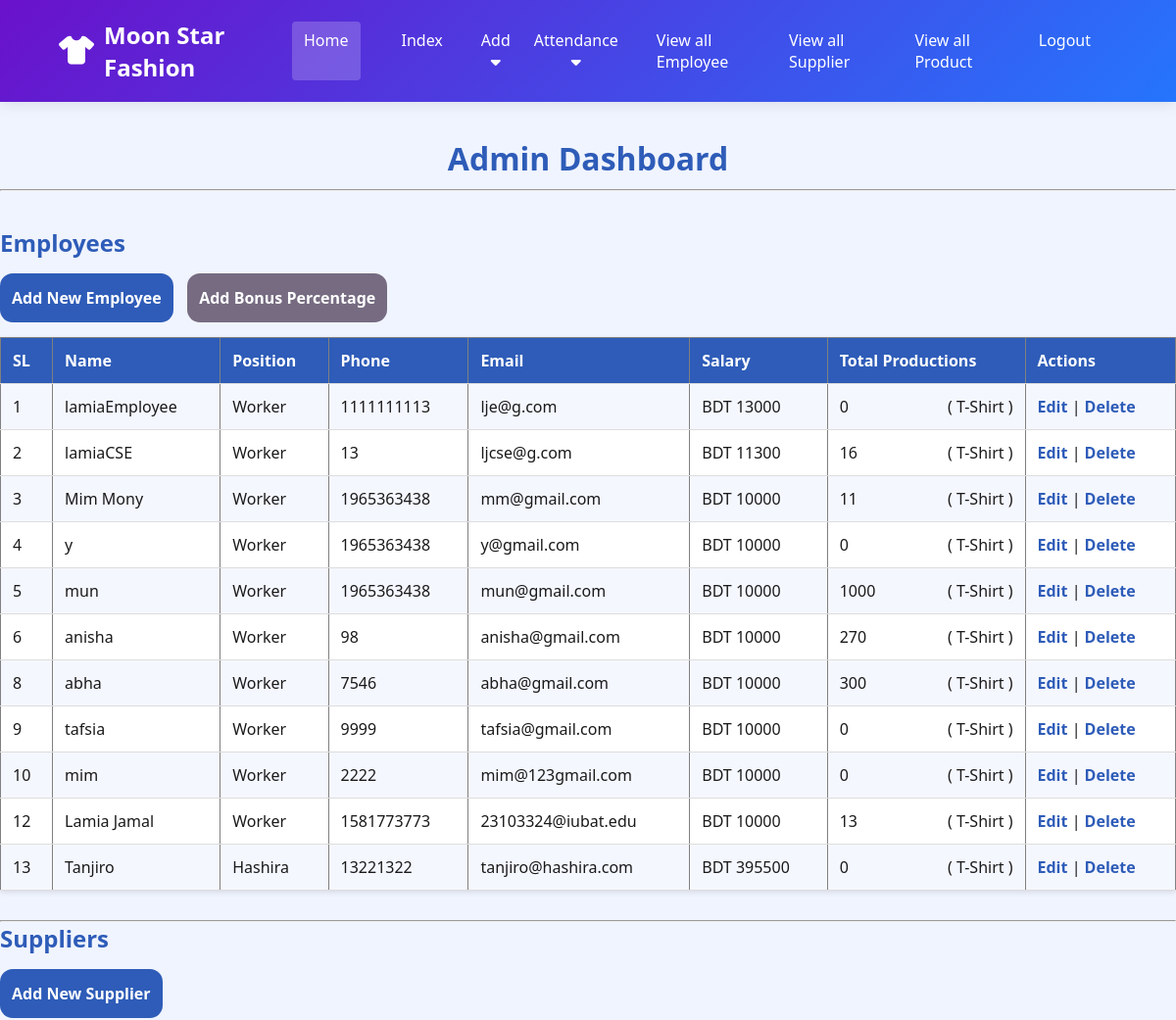
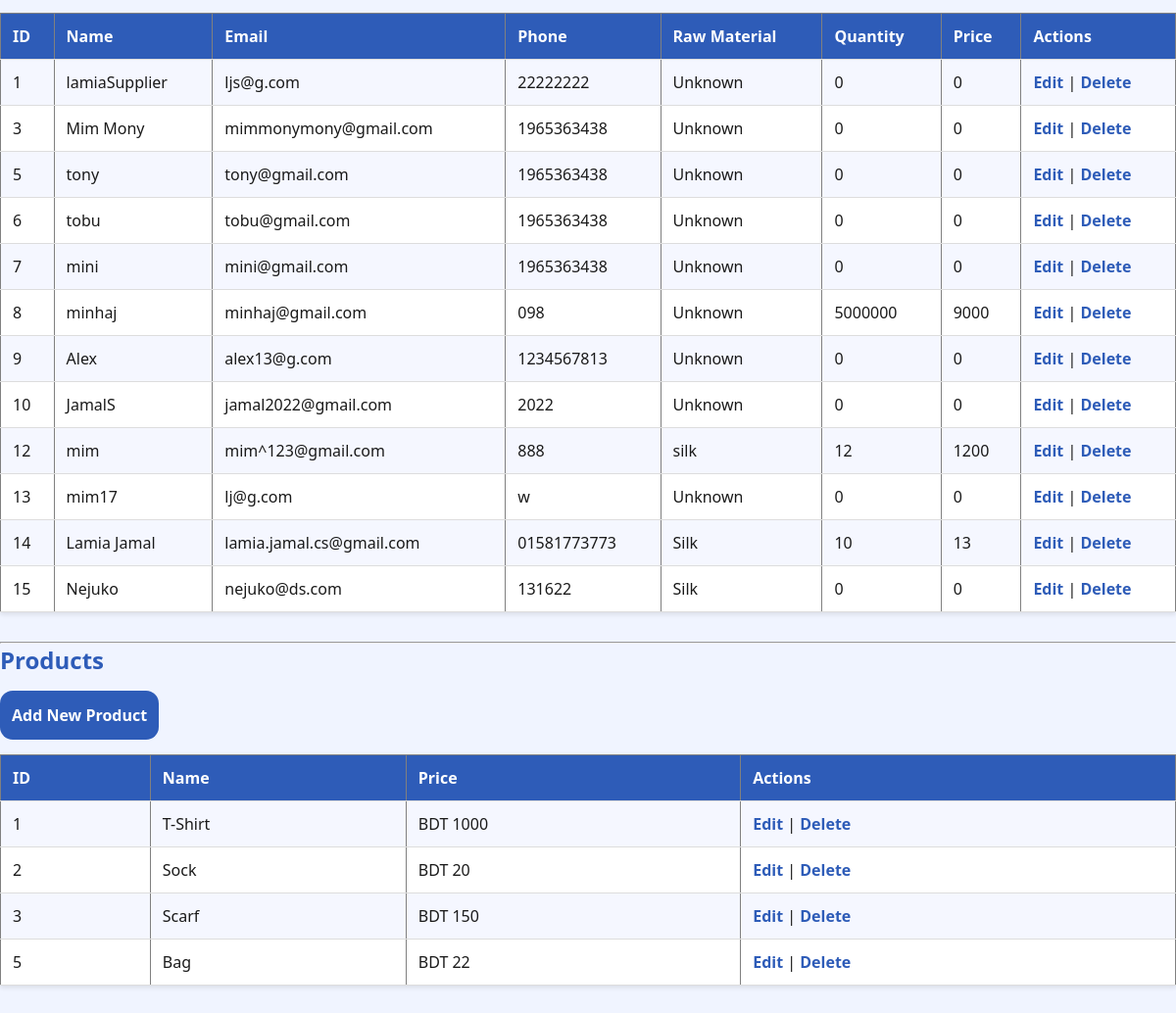
The page /admin-redirect/ (signed in) on the database its author committed (2 pictures, top to bottom).
### fms/models.py (models this page shows)
class Employee(models.Model):
    sl=models.AutoField(primary_key=True,auto_created=True)
    name=models.CharField(max_length=20)
    email=models.EmailField(max_length=20)
    position = models.CharField(max_length=10, default='Worker')
    phone=models.IntegerField()
    salary = models.IntegerField(default=10000)
    password = models.CharField(max_length=128, null=True, blank=True)
    bonus_percentage = models.DecimalField(max_digits=5, decimal_places=2, default=0)

class Product(models.Model):
    sl=models.AutoField(primary_key=True,auto_created=True)
    name=models.CharField(max_length=20)
    price=models.IntegerField(default=1000)

class Supplier(models.Model):
    sl = models.AutoField(primary_key=True)
    name = models.CharField(max_length=50)
    email = models.EmailField(unique=True)
    password = models.CharField(max_length=128, default="changeme123")
    phone = models.CharField(max_length=15)
    address = models.CharField(max_length=255, default="Unknown")
    Raw_Material = models.CharField(default="Unknown", max_length=50)
    Quantity = models.IntegerField(null=True, blank=True, default=0)
    Price = models.IntegerField(default=0)

### fms/views.py (the view)
# urls.py: path('admin-redirect/', views.admin_redirect, name='admin_redirect'),
@login_required(login_url='admin_login')
def admin_redirect(request):
    if request.user.is_authenticated and request.user.is_staff:
        employees = Employee.objects.annotate(total_production=Sum('production__quantity'))
        return render(request, 'employee_list.html', {
            'employees': employees,
            'suppliers': Supplier.objects.all(),
            'products': Product.objects.all()
        })
    return redirect('admin_login')

### fms/templates/employee_list.html (shortened to what this page needs)
<!DOCTYPE html>
<html lang="en">
<head>
    <link rel="stylesheet" href="https://cdnjs.cloudflare.com/ajax/libs/font-awesome/6.4.0/css/all.min.css">
</head>
<body>
    <nav class="navbar">
    <div class="logo">
        <i class="fas fa-tshirt"></i>
        <span>Moon Star Fashion</span>
    </div>
    <div class="nav-links">
        <a href="{% url 'employee_list' %}" class="nav-link active">Home</a>
        <a href="{% url 'index' %}" class="nav-link">Index</a>
        <div class="dropdown">
            <button class="dropbtn">Add <i class="fa fa-caret-down"></i></button>
        </div>
                <div class="dropdown">
            <button class="dropbtn">Attendance <i class="fa fa-caret-down"></i></button>
        </div>
        <a href="#emp" class="nav-link">View all Employee</a>
        <a href="#sup" class="nav-link">View all Supplier</a>
        <a href="#pro" class="nav-link">View all Product</a>
        <a href="{% url 'admin_logout' %}" class="nav-link">Logout</a>
    </div>
    </nav>
    <br><br>
    <h1 style="text-align: center;">Admin Dashboard</h1><hr><br><br>
    <h2 id="emp">Employees</h2>
    <a href="{% url 'employee_add' %}" class="btn">Add New Employee</a>
    <a href="{% url 'employee_bonus' %}" class="btn" style ="background-color: #766b81;">Add Bonus Percentage</a>
    <table border="1" cellpadding="10">
    <tr>
        <th>SL</th>
        <th>Name</th>
        <th>Position</th>
        <th>Phone</th>
        <th>Email</th>
        <th>Salary</th>
        <th>Total Productions</th>
        <th>Actions</th>
    </tr>
    {% for emp in employees %}
    <tr>
        <td>{{ emp.sl }}</td>
        <td>{{ emp.name }}</td>
        <td>{{ emp.position }}</td>
        <td>{{ emp.phone }}</td>
        <td>{{ emp.email }}</td>
        <td>BDT {{ emp.salary }}</td>
        <td>{{ emp.total_production|default:0 }}
            <p style="float: right;">( {{ products.0.name }} )</p>
        </td>
        <td>
        <a href="{% url 'employee_edit' emp.sl %}" class="btnED">Edit</a> |
        <a href="{% url 'employee_delete' emp.sl %}" onclick="return confirm('Delete this employee?');" class="btnED">Delete</a>
        </td>
    </tr>
    {% endfor %}
    </table><hr>
    <h2 id="sup">Suppliers</h2>
    <a href="{% url 'supplier_add' %}" class="btn">Add New Supplier</a>
    <table border="1" cellpadding="10">
        <tr>
            <th>ID</th>
            <th>Name</th>
            <th>Email</th>
            <th>Phone</th>
            <th>Raw Material</th>
            <th>Quantity</th>
            <th>Price</th>
            <th>Actions</th>
        </tr>
        {% for sup in suppliers %}
        <tr>
            <td>{{ sup.sl }}</td>
            <td>{{ sup.name }}</td>
            <td>{{ sup.email }}</td>
            <td>{{ sup.phone }}</td>
            <td>{{ sup.Raw_Material }}</td>
            <td>{{ sup.Quantity }}</td>
            <td>{{ sup.Price }}</td>
            <td>
                <a href="{% url 'supplier_edit' sup.sl %}" class="btnED" >Edit</a> |
                <a href="{% url 'supplier_delete' sup.sl %}" onclick="return confirm('Delete this supplier?');" class="btnED">Delete</a>
            </td>
        </tr>
        {% endfor %}
    </table><hr>
    <h2 id="pro">Products</h2>
    <a href="{% url 'product_add' %}" class="btn">Add New Product</a>
    <table border="1" cellpadding="10">
        <tr>
            <th>ID</th>
            <th>Name</th>
            <th>Price</th>
            <th>Actions</th>
        </tr>
        {% for prod in products %}
        <tr>
            <td>{{ prod.sl }}</td>
            <td>{{ prod.name }}</td>
            <td>BDT {{ prod.price }}</td>
            <td>
                <a href="{% url 'product_edit' prod.sl %}" class="btnED">Edit</a> |
                <a href="{% url 'product_delete' prod.sl %}" onclick="return confirm('Delete this product?');" class="btnED">Delete</a>
            </td>
        </tr>
        {% endfor %}
    </table>
</body>
</html>

### fms/templates/employee_list.html (style rules this page uses)
* { margin: 0; padding: 0; box-sizing: border-box; font-family: 'Segoe UI', Tahoma, Geneva, Verdana, sans-serif; }
.navbar { display: flex; justify-content: space-between; align-items: center; padding: 1.2rem 5%; background: linear-gradient(135deg, #6a11cb 0%, #2575fc 100%); color: white; box-shadow: 0 2px 15px rgba(0, 0, 0, 0.1); position: sticky; top: 0; z-index: 100; }
.nav-links { display: flex; }
.nav-link { color: white; text-decoration: none; margin: 0 15px; font-weight: 500; transition: all 0.3s ease; padding: 8px 12px; border-radius: 4px; }
.nav-link:hover, .nav-link.active { background-color: rgba(255, 255, 255, 0.2); }
.logo { display: flex; align-items: center; font-size: 1.5rem; font-weight: 700; }
.logo i { margin-right: 10px; font-size: 1.8rem; }
body { font-family: Arial, sans-serif; background-color: #f0f4ff; color: #1a1a1a; }
h1, h2 { color: #2e5cb8; margin-bottom: 10px; scroll-margin-top: 130px; }
a.btn { display: inline-block; background-color: #2e5cb8; color: white; padding: 014px 12px; margin: 5px 0 15px 0; text-decoration: none; border-radius: 13px; font-weight: bold; transition: background-color 0.3s ease; margin-right: 10px; align-items: center ; }
table { width: 100%; border-collapse: collapse; margin-bottom: 30px; background-color: white; box-shadow: 0 2px 5px rgba(0,0,0,0.1); }
th, td { text-align: left; padding: 12px; border-bottom: 1px solid #ddd; }
th { background-color: #2e5cb8; color: white; }
tr:nth-child(even) { background-color: #f5f7ff; }
table a { color: #2e5cb8; text-decoration: none; font-weight: bold; }
.dropdown { position: relative; }
.dropbtn { background: none; border: none; color: white; font-weight: 500; font-size: 1rem; padding: 8px 12px; border-radius: 4px; cursor: pointer; }

### rows shown on the page
Employee: sl "1", name "lamiaEmployee", position "Worker", phone "1111111113", email "lje@g.com", salary "13000", total_production "0"
Product: name "T-Shirt", sl "1", price "1000"
Employee: sl "2", name "lamiaCSE", position "Worker", phone "13", email "ljcse@g.com", salary "11300", total_production "16"
Employee: sl "3", name "Mim Mony", position "Worker", phone "1965363438", email "mm@gmail.com", salary "10000", total_production "11"
Employee: sl "4", name "y", position "Worker", phone "1965363438", email "y@gmail.com", salary "10000", total_production "0"
Employee: sl "5", name "mun", position "Worker", phone "1965363438", email "mun@gmail.com", salary "10000", total_production "1000"
Employee: sl "6", name "anisha", position "Worker", phone "98", email "anisha@gmail.com", salary "10000", total_production "270"
Employee: sl "8", name "abha", position "Worker", phone "7546", email "abha@gmail.com", salary "10000", total_production "300"
Employee: sl "9", name "tafsia", position "Worker", phone "9999", email "tafsia@gmail.com", salary "10000", total_production "0"
Employee: sl "10", name "mim", position "Worker", phone "2222", email "mim@123gmail.com", salary "10000", total_production "0"
Employee: sl "12", name "Lamia Jamal", position "Worker", phone "1581773773", email "23103324@iubat.edu", salary "10000", total_production "13"
Employee: sl "13", name "Tanjiro", position "Hashira", phone "13221322", email "tanjiro@hashira.com", salary "395500", total_production "0"
Supplier: sl "1", name "lamiaSupplier", email "ljs@g.com", phone "22222222", Raw_Material "Unknown", Quantity "0", Price "0"
Supplier: sl "3", name "Mim Mony", email "mimmonymony@gmail.com", phone "1965363438", Raw_Material "Unknown", Quantity "0", Price "0"
Supplier: sl "5", name "tony", email "tony@gmail.com", phone "1965363438", Raw_Material "Unknown", Quantity "0", Price "0"
Supplier: sl "6", name "tobu", email "tobu@gmail.com", phone "1965363438", Raw_Material "Unknown", Quantity "0", Price "0"
Supplier: sl "7", name "mini", email "mini@gmail.com", phone "1965363438", Raw_Material "Unknown", Quantity "0", Price "0"
Supplier: sl "8", name "minhaj", email "minhaj@gmail.com", phone "098", Raw_Material "Unknown", Quantity "5000000", Price "9000"
Supplier: sl "9", name "Alex", email "alex13@g.com", phone "1234567813", Raw_Material "Unknown", Quantity "0", Price "0"
Supplier: sl "10", name "JamalS", email "jamal2022@gmail.com", phone "2022", Raw_Material "Unknown", Quantity "0", Price "0"
Supplier: sl "12", name "mim", email "mim^123@gmail.com", phone "888", Raw_Material "silk", Quantity "12", Price "1200"
Supplier: sl "13", name "mim17", email "lj@g.com", phone "w", Raw_Material "Unknown", Quantity "0", Price "0"
Supplier: sl "14", name "Lamia Jamal", email "lamia.jamal.cs@gmail.com", phone "01581773773", Raw_Material "Silk", Quantity "10", Price "13"
Supplier: sl "15", name "Nejuko", email "nejuko@ds.com", phone "131622", Raw_Material "Silk", Quantity "0", Price "0"
Product: sl "2", name "Sock", price "20"
Product: sl "3", name "Scarf", price "150"
Product: sl "5", name "Bag", price "22"
